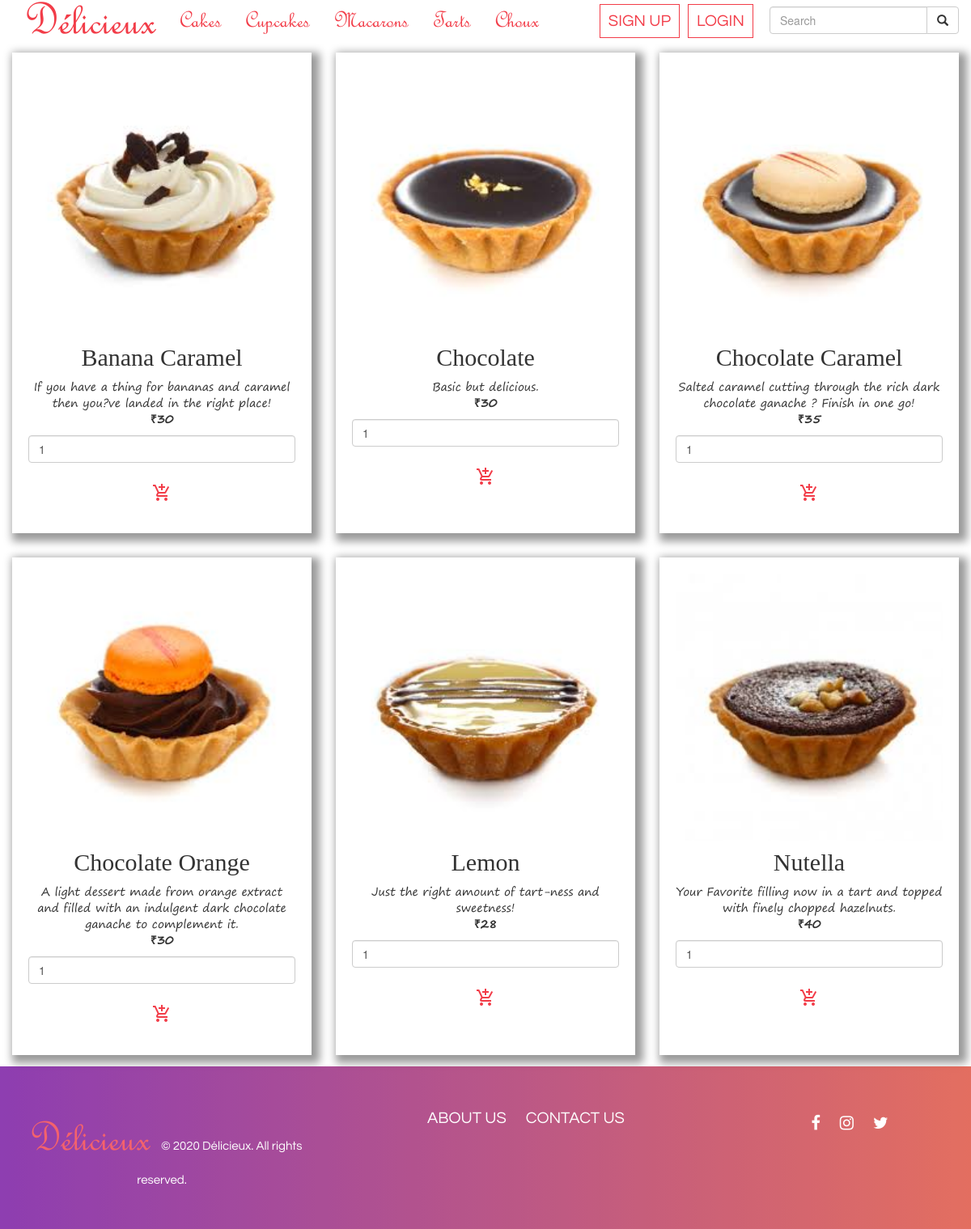
Screenshot of /Catalogue.php?ct=4 with the database file from the repository.
### tables this page shows
CREATE TABLE `catalogue` (
  `pid` int(11) NOT NULL,
  `pname` varchar(32) NOT NULL,
  `pimage` varchar(64) NOT NULL,
  `pcost` int(11) NOT NULL,
  `pweight` int(11) NOT NULL,
  `pdescription` varchar(256) NOT NULL,
  `pcategory` int(11) NOT NULL
);

### Catalogue.php (the view, shortened to what this page needs)
<?php
   $servername = "localhost";
        $username = "root";
        $password = "";
        $dbname = "delicieux";
?>
<!DOCTYPE html>
<html lang="en">
<head>
  <link rel="stylesheet" href="https://cdnjs.cloudflare.com/ajax/libs/font-awesome/4.7.0/css/font-awesome.min.css">
  <link rel="stylesheet" href="https://maxcdn.bootstrapcdn.com/bootstrap/3.4.1/css/bootstrap.min.css">
  <link rel="stylesheet" href="css/style.css">
</head>
<body>
<nav class="nav navbar-expand navbar-fixed-top my-navbar">
  <div class="container-fluid">
    <div class="navbar-header">
      <a class="navbar-brand navbar-nav navbar-left" style="font-size:60px;" href="index.php">D&eacute;licieux</a>
    </div>
    <div class="collapse navbar-collapse navHeaderCollapse">
      <ul class="nav navbar-nav" id="mynav">
        <li class="active"><a href="Catalogue.php?ct=1">Cakes</a></li>
        <li><a href="Catalogue.php?ct=2">Cupcakes</a></li>
        <li><a href="Catalogue.php?ct=3">Macarons</a></li>
        <li><a href="Catalogue.php?ct=4">Tarts</a></li>
        <li><a href="Catalogue.php?ct=5">Choux</a></li>
      </ul>
      <form class="navbar-form navbar-right" action="Catalogue.php" >
        <div class="input-group">
          <input type="text" class="form-control" placeholder="Search" name="search" value=<?php if(isset($_GET['search']))echo $_GET['search']; ?> >
          <div class="input-group-btn">
            <button class="btn btn-default" type="submit">
              <i class="glyphicon glyphicon-search"></i>
            </button>
          </div>
        </div>
      </form>
      <?php
        if(isset($_SESSION['name']))
        {
      ?>
      <ul class="nav navbar-nav navbar-right text-center">
        <li><a href="cart.php" id="mybtn" style="height:50px;border:0px;" title="Cart"><i class="medium material-icons">shopping_cart</i><span class="badge"><?php
        $conn = new mysqli($servername, $username, $password, $dbname);
        if ($conn->connect_error)
        {
          die("Connection failed: " . $conn->connect_error);
        }
          if(isset($_SESSION['name']))
          {
              $sql1="SELECT * FROM cart WHERE user_id=".$_SESSION['id']." AND checkout=0";
          }
          else
          {
              goto end2;
          }
          $result=$conn->query($sql1);
          if($result->num_rows >0)
          {
            echo $result->num_rows;
          }
          else
          {
            echo '0';
          }
          end2:
          $conn->close();
     ?></span></a></li>
        <li class="dropdown">
        <a class="dropdown-toggle mybtn1 fontq" data-toggle="dropdown" href="#">Hi  <?php if(isset($_SESSION['name'])){echo $_SESSION['name'];} ?>
        <span class="caret"></span></a>
        <ul class="dropdown-menu">
          <li><a href="#" class="fontq" data-toggle="modal" data-target="#modalAccountForm"><i class="small material-icons">account_circle</i> My Account</a></li>
          <li><a href="logout.php" class="fontq"><i class="small material-icons">power_settings_new</i> Log Out</a></li>
        </ul>
      </li>
      </ul>
      <?php
        }
        else
        {
      ?>
      <ul class="nav navbar-nav navbar-right text-center">
        <li id="pad"><a href="#" id="mybtn" data-toggle="modal" data-target="#modalSignUpForm">SIGN UP</a></li>
        <li id="pad"><a href="#" id="mybtn" data-toggle="modal" data-target="#modalLoginForm">LOGIN</a></li>
      </ul>
      <?php
        }
      ?>
    </div>
  </div>
</nav>
<?php
      $conn = new mysqli($servername, $username, $password, $dbname);
        if(isset($_GET['ct']))
        {
          if(isset($_GET['search']))
          {
            $sql="SELECT * FROM `catalogue` WHERE `pname` LIKE '%".$_GET['search']."%' AND pcategory=".$_GET['ct']." ORDER BY pname ASC";
          }
          else
          {
            $sql="SELECT * from catalogue where pcategory=".$_GET['ct']." ORDER BY pname ASC";
          }
        }
          $result=$conn->query($sql);
          $temp=0;
          echo "<div class='container-fluid'>";
          if ($result->num_rows > 0)
          {
              while($row=$result->fetch_assoc())
              {
                 switch($row['pcategory'])
                  {
                    default:
                      $qty='<div class="form-group"><input type="number" min="1" max="60" value="1" onKeyDown="return false" class="form-control" name="quantity"></div>';
                  }
                if($temp==0)
                {
                echo "<div class='row display-flex'>";
                }
                else if($temp==$result->num_rows)
                {
                  echo "</div>";
                }
                else if($temp%3==0)
                {
                echo "</div>";
                echo "<div class='row display-flex'>";
                }
                echo "<div class='col-sm-4'><div class='card text-center c1' title='".$row['pname']."'><div class='card-body'><img class='card-img-top' src='".$row['pimage']."' height='100%' width='100%'><div class='card-body text-center'><h5 class='card-title'>".$row['pname']."</h5><p class='card-text'>".$row['pdescription']."<br><b>&#8377;".$row['pcost']."</b></p><form method='get' action='addCart.php'><input type='hidden' class='form-control' name='ct' value='".$_GET['ct']." '><input type='hidden' class='form-control' name='item' value='".$row['pid']." ' >".$qty."<button type='submit' class='btn btn-outline-dark' id='mybtn' style='border:0px;color:#f23c48' title='Add to Cart'><i class='medium material-icons'>add_shopping_cart</i></button></form></div></div></div></div>";
                $temp+=1;
                }
          }
          echo "</div></div>";
    ?>
<footer class="container-fluid text-center ">
      <div class="row">
        <div class="col-sm-4 col-md-4">
          <a id="logo" style="" href="index.php">D&eacute;licieux</a>
          <span id="cr"> © 2020 D&eacute;licieux. All rights reserved.</span>
        </div>
        <div class="col-sm-5 col-md-5">
          <a href="index.php?p=about">ABOUT US</a>
          <a href="index.php?p=contact">CONTACT US</a>
        </div>
        <div class="col-sm-3 col-md-3">
              <a href="" class="fa fa-facebook-f"></a>
              <a href="" class="fa fa-instagram"></a>
              <a href="" class="fa fa-twitter"></a>
        </div>
      </div>
</footer>
</body>
</html>

### css/style.css (style rules this page uses)
a { font-family:French Script MT; font-size:30px; color:#f23c48; }
body { padding-top: 50px; }
.my-navbar { background: white; white-space: nowrap; min-height:50px; }
.navbar-fixed-bottom .navbar-collapse, .navbar-fixed-top .navbar-collapse { max-height: 1000px; }
.card-title { font-family: Great Vibes, cursive;font-size:30px; }
.card-text { font-family:Segoe Print; }
.c1 { margin-top: 4%; margin-bottom: 4%; box-shadow: 5px 5px 10px 5px rgba(0,0,0,0.4); padding:20px; }
.c1 { transition: all 0.2s ease; width: -webkit-fill-available; }
.row.display-flex { display: flex; flex-wrap: wrap; }
.row.display-flex > [class*='col-'] { display: flex; }
footer { text-align:center; opacity:.8; padding:50px; background-image:-webkit-linear-gradient(left, #720e9e 0, #dd4b39 100%); background-image:-o-linear-gradient(left, #720e9e 0, #dd4b39 100%); background-image:linear-gradient(to right, #720e9e 0, #dd4b39 100%); background-repeat:repeat-x; filter:progid:DXImageTransform.Microsoft.gradient(startColorstr='#ffdd4b39', endColorstr='#ff720e9e', GradientType=1) }
footer a { color:#fff; font-size: 20px; font-family: 'Questrial', sans-serif; padding:10px; }
.fa { font-size: 20px; }
#logo { font-size:55px; font-family:French Script MT; color:#f23c48; text-decoration: none; }
#cr { font-family: 'Questrial', sans-serif; font-size:15px; color:white; }
#mybtn { font-family: 'Questrial', sans-serif; border-style:solid; border-width:1.5px ; border-color:#f23c48; font-size:20px; background-color:white; padding:10px; }
#pad { color:#f23c48; padding: 5px; }

### rows the page displays
catalogue: pimage (picture), pname "Banana Caramel", pdescription "If you have a thing for bananas and caramel then you?ve landed in the right place!", pcost "30"
catalogue: pimage (picture), pname "Chocolate", pdescription "Basic but delicious.", pcost "30"
catalogue: pimage (picture), pname "Chocolate Caramel", pdescription "Salted caramel cutting through the rich dark chocolate ganache ? Finish in one go!", pcost "35"
catalogue: pimage (picture), pname "Chocolate Orange", pdescription "A light dessert made from orange extract and filled with an indulgent dark chocolate ganache to complement it.", pcost "30"
catalogue: pimage (picture), pname "Lemon", pdescription "Just the right amount of tart-ness and sweetness!", pcost "28"
catalogue: pimage (picture), pname "Nutella", pdescription "Your Favorite filling now in a tart and topped with finely chopped hazelnuts.", pcost "40"
